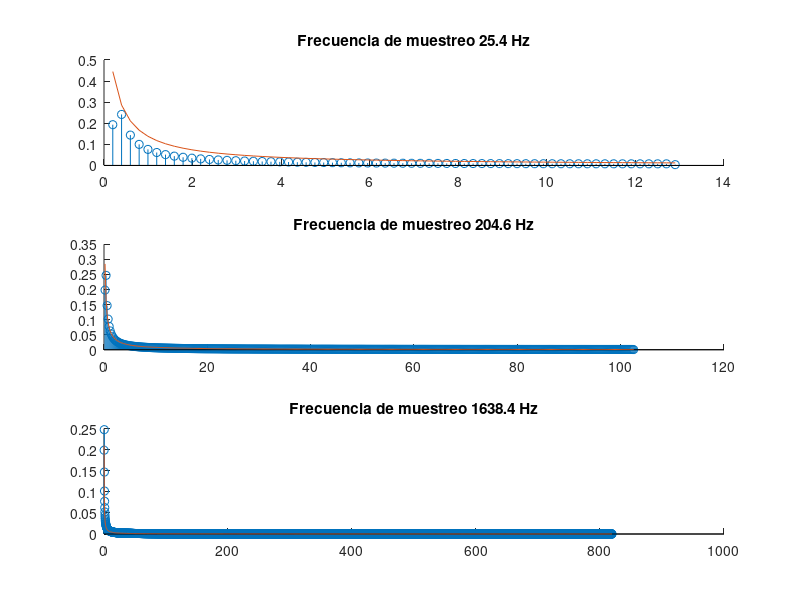

MATLAB code for this plot:
%function []=transformadas()
#https://www.youtube.com/watch?v=fFyjc6ozy10
clear all, close all, clf
Ts1=(5/127); 
Ts2=(5/1023); 
Ts3=(5/8192); 
Tss=[Ts1;Ts2;Ts3];
for i=1:3
  Ts=Tss(i);
  fs=1/Ts;
  inter1=0:Ts:5; 
%%%%%%%%%%%%%%%%%%%%%%%%%%%%%%%%%%%%%%%%%%%%%%%%%%%%%%%%%%%%%%%%%%%%%%%%%%%%%%%
##for k=1:1:128
##  muestreo1(k)=( exp( inter1(k)*(-1) ) )* (inter1(k)>0);
##endfor 
%%%%%%%%%%%%%%%%%%%%%%%%%%%%%%%%%%%%%%%%%%%%%%%%%%%%%%%%%%%%%%%%%%%%%%%%%%%%%%%%
%Evaluación vectorial más rápida
  muestreo1=(exp(-inter1));
  muestreo1(1)=0; %<-- la función original vale 0 en t=0, muestra1 vale 1!
  N=length(inter1);    %Numero de datos de la TF
  Notwo=N/2;           %Numero de frecuencias positivas (o f_{Nyquist})

  coef1=fft(muestreo1);    %<---- Formalmente habría que pasarle en número de puntos
%                          y este debería ser de la forma 2^p los datos viene de 
%                          esa forma OK. 
  coef1=(abs(coef1))/N;    % Usamos menos N
##coef1(2:N/2)=2*coef1(2:N/2); % No hace falta el .* ya que multiplicas por un numero 
  coef1(2:Notwo)=2*coef1(2:Notwo); 

  f=(1:Notwo+1)*fs/N;
  omega=f*2*pi;

%freqreal=0:0.001:26;
  tc1=abs(1.0./(1+i*omega));
  subplot(3,1,i)
  hold on

  stem(f,coef1(1:Notwo+1))
  plot(f,tc1); 
  hold off
endfor

for i=1:3
subplot(3,1,i)
sti=sprintf('Frecuencia de muestreo %s Hz',num2str(1/Tss(i)))
title(sti)
sti=[]
endfor
